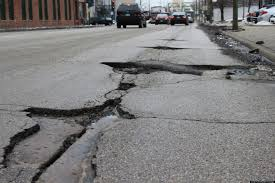
#> input picture pot_holes/pot_1.jpeg, 275 x 183 px; its folder holds only this picture in this run
$ python histograms.py
#> lines starting #> are read from the running program, lines starting #| are printed output that depends on the picture
import cv2
from matplotlib import pyplot as plt
import glob

for image in  glob.glob('pot_holes/*.jpeg'):
    print(image)
    frame = cv2.imread(image)
#> frame is the input picture: shape (183, 275, 3); mean B, G, R 123.9, 123.8, 124.5
    gray = cv2.cvtColor(frame, cv2.COLOR_BGR2GRAY)
    cv2.imshow(image, gray)

    gaussianBlur = cv2.GaussianBlur(gray, (11, 11), 0)
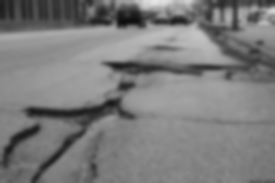
#> gaussianBlur: shape (183, 275); min 13, max 229, mean 124

    plt.hist(gray.ravel(),256,[0,256],color="green")
    plt.show()
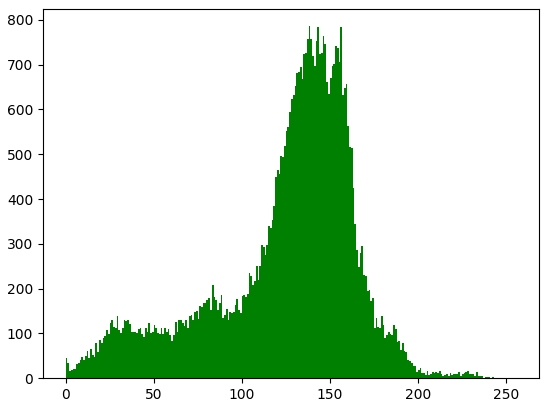
#> figure drawn by matplotlib, 1 panel; tallest bar 786 high, from x = 138 to 139

    plt.hist(gaussianBlur.ravel(), 256, [0, 256],color="red")
    plt.show()
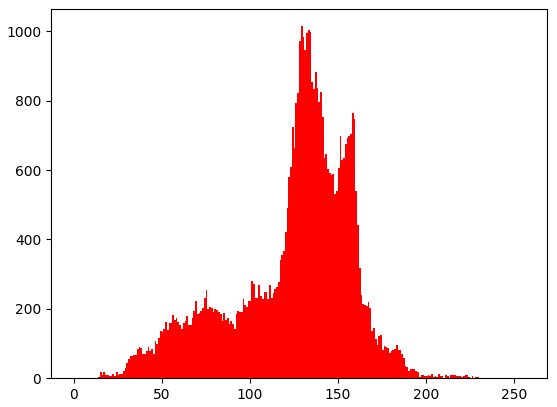
#> figure drawn by matplotlib, 1 panel; tallest bar 1015 high, from x = 129 to 130

cv2.destroyAllWindows()

$ run again, on pot_holes/pot_5.jpeg
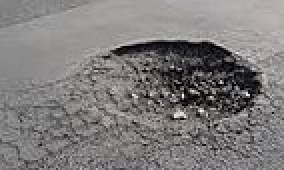
#> input picture pot_holes/pot_5.jpeg, 142 x 85 px (shown 2 times larger)
#> frame is the input picture: shape (85, 142, 3); mean B, G, R 123.4, 123.9, 125.6
#> `gaussianBlur = cv2.GaussianBlur(gray, (11, 11), 0)`:
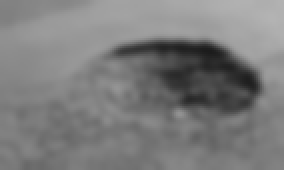
#> gaussianBlur: shape (85, 142) (shown 2 times larger); min 28, max 179, mean 124.4
#> `plt.show()`:
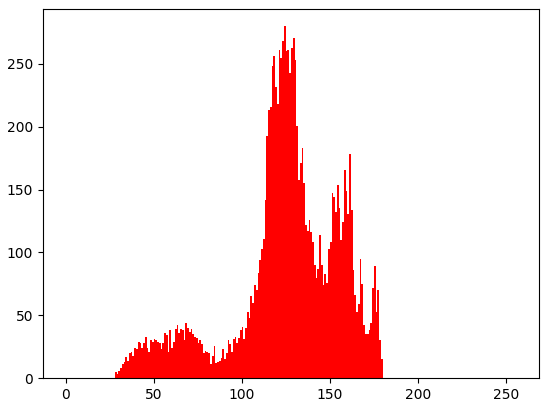
#> figure drawn by matplotlib, 1 panel; tallest bar 280 high, from x = 124 to 125

$ run again, on pot_holes/pot_6.jpeg
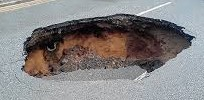
#> input picture pot_holes/pot_6.jpeg, 204 x 100 px
#> frame is the input picture: shape (100, 204, 3); mean B, G, R 132.2, 131.9, 134.5
#> `gaussianBlur = cv2.GaussianBlur(gray, (11, 11), 0)`:
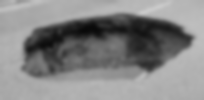
#> gaussianBlur: shape (100, 204); min 9, max 202, mean 132.7
#> `plt.show()`:
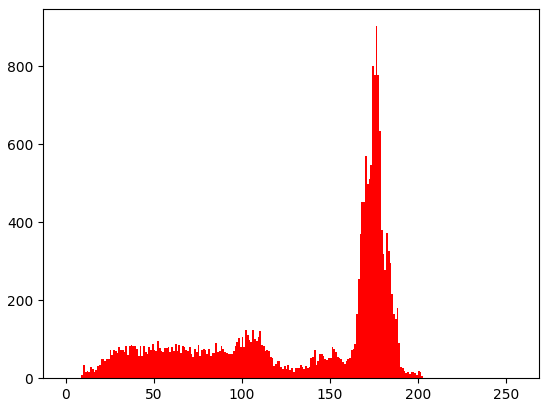
#> figure drawn by matplotlib, 1 panel; tallest bar 903 high, from x = 176 to 177

$ run again, on pot_holes/pot_2.jpeg
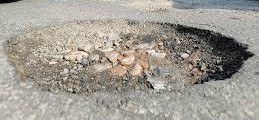
#> input picture pot_holes/pot_2.jpeg, 259 x 120 px
#> frame is the input picture: shape (120, 259, 3); mean B, G, R 147.4, 156.2, 160.8
#> `gaussianBlur = cv2.GaussianBlur(gray, (11, 11), 0)`:
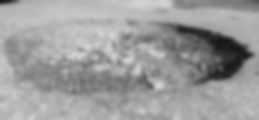
#> gaussianBlur: shape (120, 259); min 22, max 214, mean 156.6
#> `plt.show()`:
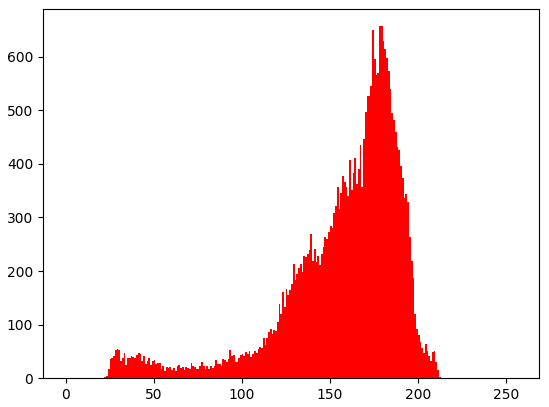
#> figure drawn by matplotlib, 1 panel

$ run again, on pot_holes/pot_3.jpeg
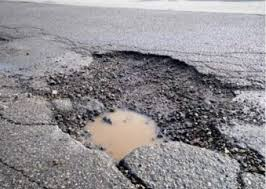
#> input picture pot_holes/pot_3.jpeg, 266 x 189 px
#> frame is the input picture: shape (189, 266, 3); mean B, G, R 143.9, 140.1, 143.2
#> `gaussianBlur = cv2.GaussianBlur(gray, (11, 11), 0)`:
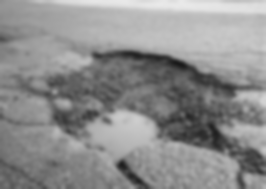
#> gaussianBlur: shape (189, 266); min 25, max 233, mean 141.4
#> `plt.show()`:
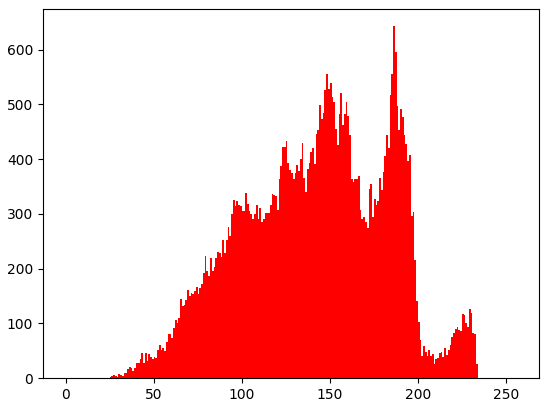
#> figure drawn by matplotlib, 1 panel; tallest bar 643 high, from x = 186 to 187
